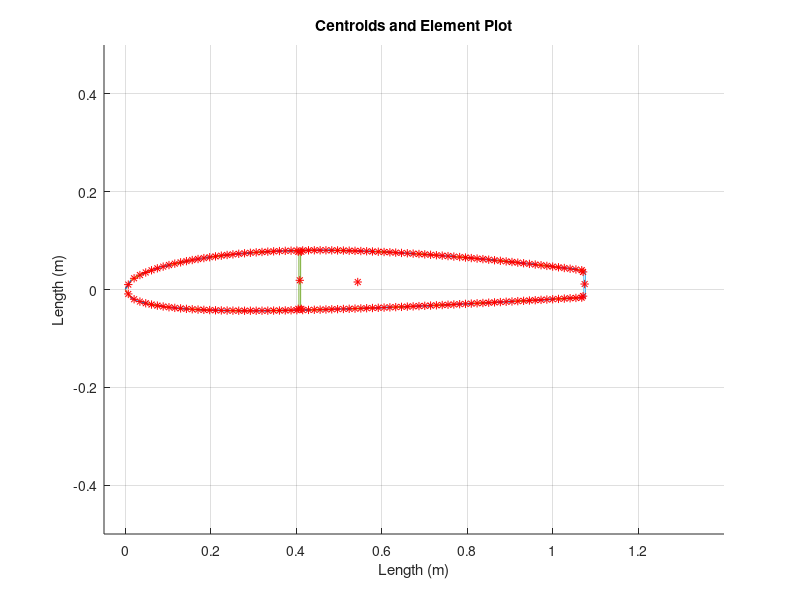

Write MATLAB code to recreate this figure. (Note: this script raises an error after producing the figure.)
%% MAE 154B Wing Design Structure Analysis
close all;
clear all;
clc;

%% Define Airfoil
x=linspace(0,1.346,100);
c=1.346;
t=.12;
m=2/100;
p=4/10;
pc=p*c;
yc=zeros(1,length(x));
yt=5*t*(.2969*sqrt(x/c)-.126*(x/c)-.3516*(x/c).^2+.2843*(x/c).^3-0.1015*(x/c).^4);

for i=1:length(x)
    if (x(i)<pc)
        yc(i)=m/p^2*(2*p*(x(i)/c)-(x(i)/c)^2);
    else
        yc(i)=m/(1-p)^2*((1-2*p)+2*p*(x(i)/c)-(x(i)/c)^2);
    end
end

Nytop=yc+yt;
Nybot=yc-yt;
scalefactor=1;
nx=scalefactor*x;
nytop=scalefactor*Nytop;
nybot=scalefactor*Nybot;
nx=nx(nx<=0.8*1.346);

% Plot Airfoil
% figure()
% hold on
% plot(scalefactor*nx,scalefactor*yc,'g')
% plot(scalefactor*nx,scalefactor*nytop,'b',scalefactor*nx,scalefactor*nybot,'b')
% xlim([-0.05,1.4])
% ylim([-0.5,0.5])
% xlabel('Length (m)')
% ylabel('Length (m)')
% grid on

%% Create Elements
% All Nodes for airfoil are in the inner side of the elements
skint=0.002;  % Skin thickness
% Create Airfoil Elements
Topel=struct('posX',nx,'posY',nytop,...
             'Length',zeros(length(nx),1),'Area',zeros(length(nx),1),...
             'cx',zeros(length(nx),1),'cy',zeros(length(nx),1),...
             'Ixx',zeros(length(nx),1),'Iyy',zeros(length(nx),1),...
             'Ixy',zeros(length(nx),1),...
             'xcoord',zeros(length(nx),5),'ycoord',zeros(length(nx),5));
Botel=struct('posX',nx,'posY',nybot,...
             'Length',zeros(length(nx),1),'Area',zeros(length(nx),1),...
             'cx',zeros(length(nx),1),'cy',zeros(length(nx),1),...
             'Ixx',zeros(length(nx),1),'Iyy',zeros(length(nx),1),...
             'Ixy',zeros(length(nx),1),...
             'xcoord',zeros(length(nx),5),'ycoord',zeros(length(nx),5));

% Calculate Aera and Centroid of Each Element, Plot Results
figure()
hold on
XiAiairf=0;
YiAiairf=0;
for i=1:length(nx)-1
   % Top elements
   Topel.xcoord(i,:)=[Topel.posX(i) Topel.posX(i)...
           Topel.posX(i+1) Topel.posX(i+1) Topel.posX(i)];
   Topel.ycoord(i,:)=[Topel.posY(i) Topel.posY(i)+skint ...
           Topel.posY(i+1)+skint Topel.posY(i+1) Topel.posY(i)];
   % Calculate Area
   Topel.Length(i)=sqrt((Topel.posX(i+1)-Topel.posX(i))^2+...
                 (Topel.posY(i+1)-Topel.posY(i))^2);
   Topel.Area(i)=skint*Topel.Length(i);
   % Calculate Element Centroid
   Topel.cx(i)=0.5*((Topel.xcoord(i,1)+Topel.xcoord(i,2))/2+...
                    (Topel.xcoord(i,3)+Topel.xcoord(i,4))/2);
   Topel.cy(i)=0.5*((Topel.ycoord(i,1)+Topel.ycoord(i,2))/2+...
                    (Topel.ycoord(i,3)+Topel.ycoord(i,4))/2);
   % Plot    
   plot(Topel.xcoord(i,:),Topel.ycoord(i,:))
   plot(Topel.cx(i), Topel.cy(i),'r*')
   
   % Bottom elements
   Botel.xcoord(i,:)=[Botel.posX(i) Botel.posX(i)...
           Botel.posX(i+1) Botel.posX(i+1) Botel.posX(i)];
   Botel.ycoord(i,:)=[Botel.posY(i)-skint Botel.posY(i) ...
           Botel.posY(i+1) Botel.posY(i+1)-skint Botel.posY(i)-skint];
   % Calculate Area
   Botel.Length(i)=sqrt((Botel.posX(i+1)-Botel.posX(i))^2+...
                 (Botel.posY(i+1)-Botel.posY(i))^2);
   Botel.Area(i)=skint*Botel.Length(i);
   % Calculate Element Centroid
   Botel.cx(i)=0.5*((Botel.xcoord(i,1)+Botel.xcoord(i,2))/2+...
                    (Botel.xcoord(i,3)+Botel.xcoord(i,4))/2);
   Botel.cy(i)=0.5*((Botel.ycoord(i,1)+Botel.ycoord(i,2))/2+...
                    (Botel.ycoord(i,3)+Botel.ycoord(i,4))/2);
   % Plot 
   plot(Botel.xcoord(i,:),Botel.ycoord(i,:))
   plot(Botel.cx(i), Botel.cy(i),'r*')
   
   XiAiairf=XiAiairf+Topel.cx(i)*Topel.Area(i)+Botel.cx(i)*Botel.Area(i);
   YiAiairf=YiAiairf+Topel.cy(i)*Topel.Area(i)+Botel.cy(i)*Botel.Area(i);
end
% Centroid of Airfoil
AirfoilArea=sum(Topel.Area(:,1))+sum(Botel.Area(:,1));
Cxaf=XiAiairf/AirfoilArea;
Cyaf=YiAiairf/AirfoilArea;

% Create Spars/Spar-Caps Elements
spart=0.004; % Spar thickness
sparcapt=0.002; % Spar cap size

% Spar Location
SparIndex=[find(nx>(0.3*1.346-0.005) & nx<(0.3*1.346+0.005)), length(nx)];
Spars=struct('posX',nx(SparIndex),...
             'posY',nybot(SparIndex),...
             'Length',zeros(length(SparIndex),1),...
             'Area',zeros(length(SparIndex),1),...
             'cx',zeros(length(SparIndex),1), ...
             'cy',zeros(length(SparIndex),1),...
             'Ixx',zeros(length(SparIndex),1),...
             'Iyy',zeros(length(SparIndex),1),...
             'Ixy',zeros(length(SparIndex),1),...
             'xcoord',zeros(length(SparIndex),5),...
             'ycoord',zeros(length(SparIndex),5));
         
XiAiSpar=0;
YiAiSpar=0;
for i=1:length(SparIndex)
   ind=SparIndex(i);
   Spars.xcoord(i,:)=[nx(ind)-spart/2 nx(ind)-spart/2 ...
                      nx(ind)+spart/2 nx(ind)+spart/2 ...
                      nx(ind)-spart/2];
   Spars.ycoord(i,:)=[nybot(ind) nytop(ind) ...
                      nytop(ind) nybot(ind) nybot(ind)];
   % Calculate Area
   Spars.Length(i)=(nytop(ind)-nybot(ind));
   Spars.Area(i)=spart*Spars.Length(i);
   % Calculate Element Centroid
   Spars.cx(i)=0.5*((Spars.xcoord(i,1)+Spars.xcoord(i,2))/2+...
                    (Spars.xcoord(i,3)+Spars.xcoord(i,4))/2);
   Spars.cy(i)=0.5*((Spars.ycoord(i,1)+Spars.ycoord(i,2))/2+...
                    (Spars.ycoord(i,3)+Spars.ycoord(i,4))/2);
   % Plot    
   plot(Spars.xcoord(i,:),Spars.ycoord(i,:))
   plot(Spars.cx(i), Spars.cy(i),'r*')
   
   XiAiSpar=XiAiSpar+Spars.cx(i)*Spars.Area(i);
   YiAiSpar=YiAiSpar+Spars.cy(i)*Spars.Area(i);
end
% Centroid of Spars
SparArea=sum(Spars.Area(:,1));
Cxspar=XiAiSpar/SparArea;
Cyspar=YiAiSpar/SparArea;

%Spar Caps
%Assume Spar caps are angle with equal length legs
SparCaps=struct('posX',transpose(Spars.xcoord(:,1:4)),...
                'posY',transpose(Spars.ycoord(:,1:4)),...
                'Area',zeros(6,1),...
                'cx',zeros(6,1), ...
                'cy',zeros(6,1),...
                'Ixx',zeros(6,1),...
                'Iyy',zeros(6,1),...
                'Ixy',zeros(6,1),...
                'xcoord',zeros(6,7),...
                'ycoord',zeros(6,7));  
b=2*sparcapt;
XiAisparcap=0;
YiAisparcap=0;
for i=1:6
    % Area of spar caps
    SparCaps.Area(i)=(2*b-sparcapt)*sparcapt;
    % centroids of spar caps
    if i==3||i==4
        SparCaps.cx(i)=SparCaps.posX(i)+(1/SparCaps.Area(i))*...
                       (sparcapt/2*(b^2+b*sparcapt-sparcapt^2));
    else
        SparCaps.cx(i)=SparCaps.posX(i)-(1/SparCaps.Area(i))*...
                        (sparcapt/2*(b^2+b*sparcapt-sparcapt^2));
    end
    
    if i==1||i==4||i==5
        SparCaps.cy(i)=SparCaps.posY(i)+(1/SparCaps.Area(i))*...
                       (sparcapt/2*(b^2+b*sparcapt-sparcapt^2));
    else
        SparCaps.cy(i)=SparCaps.posY(i)-(1/SparCaps.Area(i))*...
                        (sparcapt/2*(b^2+b*sparcapt-sparcapt^2));
    end
    % Moment of inertia
    SparCaps.Ixx(i)=(sparcapt/3)*(b*sparcapt^2+b^3-sparcapt^3)-...
                     SparCaps.Area(i)*(SparCaps.cy(i)-SparCaps.posY(i))^2;
    SparCaps.Iyy(i)=(sparcapt/3)*(b*sparcapt^2+b^3-sparcapt^3)-...
                     SparCaps.Area(i)*(SparCaps.cx(i)-SparCaps.posX(i))^2;
    SparCaps.Ixy(i)=(sparcapt^2/4)*(2*b^2-sparcapt^2)-SparCaps.Area(i)*...
                    (SparCaps.cy(i)-SparCaps.posY(i))*...
                    (SparCaps.cx(i)-SparCaps.posX(i));
                
    XiAisparcap=XiAisparcap+SparCaps.cx(i)*SparCaps.Area(i);
    YiAisparcap=YiAisparcap+SparCaps.cy(i)*SparCaps.Area(i);
    % Draw Spar Caps
    if i==3||i==4
        SparCaps.xcoord(i,:)=[SparCaps.posX(i) SparCaps.posX(i)+b...
                          SparCaps.posX(i)+b SparCaps.posX(i)+sparcapt...
                          SparCaps.posX(i)+sparcapt SparCaps.posX(i)...
                          SparCaps.posX(i)];
    else
        SparCaps.xcoord(i,:)=[SparCaps.posX(i) SparCaps.posX(i)-b...
                          SparCaps.posX(i)-b SparCaps.posX(i)-sparcapt...
                          SparCaps.posX(i)-sparcapt SparCaps.posX(i)...
                          SparCaps.posX(i)];
    end

    if i==1||i==4||i==5
        SparCaps.ycoord(i,:)=[SparCaps.posY(i), SparCaps.posY(i),...
                          SparCaps.posY(i)+sparcapt,...
                          SparCaps.posY(i)+sparcapt,...
                          SparCaps.posY(i)+b, SparCaps.posY(i)+b,...
                          SparCaps.posY(i)];
    else
        SparCaps.ycoord(i,:)=[SparCaps.posY(i) SparCaps.posY(i)...
                          SparCaps.posY(i)-sparcapt...
                          SparCaps.posY(i)-sparcapt...
                          SparCaps.posY(i)-b SparCaps.posY(i)-b...
                          SparCaps.posY(i)];
    end
    
    plot(SparCaps.xcoord(i,:),SparCaps.ycoord(i,:))
    plot(SparCaps.cx(i),SparCaps.cy(i),'r*')
end
% Centroid of SparCaps
SparCapArea=sum(SparCaps.Area(:,1));
Cxsparcap=XiAisparcap/SparCapArea;
Cysparcap=YiAisparcap/SparCapArea;

% Calculate Total Centroid
Cx=(XiAiairf+XiAiSpar+XiAisparcap)/(AirfoilArea+SparArea+SparCapArea);
Cy=(YiAiairf+YiAiSpar+YiAisparcap)/(AirfoilArea+SparArea+SparCapArea);

plot(Cx,Cy,'r*')
title('Centroids and Element Plot')
xlim([-0.05,1.4])
ylim([-0.5,0.5])
xlabel('Length (m)')
ylabel('Length (m)')
grid on
hold off

disp('The centroid is at')
disp([Cx,Cy])
%% Calculate Inertia

% For Airfoil Elements
for i=1:length(nx)-1
    %Top Element
    betatop=atan2(Topel.posY(i+1)-Topel.posY(i),...
                  Topel.posX(i+1)-Topel.posX(i));
    Topel.Ixx(i)=Topel.Length(i)^3*skint*(sin(betatop))^2/12+...
                 Topel.Area(i)*(Cy-Topel.cy(i))^2;
    Topel.Iyy(i)=Topel.Length(i)^3*skint*(cos(betatop))^2/12+...
                 Topel.Area(i)*(Cx-Topel.cx(i))^2;
    Topel.Ixy(i)=Topel.Length(i)^3*skint*sin(2*betatop)/24+...
                 Topel.Area(i)*(Cx-Topel.cx(i))*(Cy-Topel.cy(i));
    % Bottom Element
    betabot=atan2(Botel.posY(i+1)-Botel.posY(i),...
                  Botel.posX(i+1)-Botel.posX(i));
    Botel.Ixx(i)=Botel.Length(i)^3*skint*(sin(betabot))^2/12+...
                 Botel.Area(i)*(Cy-Botel.cy(i))^2;
    Botel.Iyy(i)=Botel.Length(i)^3*skint*(cos(betabot))^2/12+...
                 Botel.Area(i)*(Cx-Botel.cx(i))^2;
    Botel.Ixy(i)=Botel.Length(i)^3*skint*sin(2*betabot)/24+...
                 Botel.Area(i)*(Cx-Botel.cx(i))*(Cy-Botel.cy(i));
end

% Spars Elements
for i=1:length(SparIndex)
    Spars.Ixx(i)=spart*Spars.Length(i)^3/12+...
                 Spars.Area(i)*(Cy-Spars.cy(i))^2;
    Spars.Iyy(i)=spart^3*Spars.Length(i)/12+...
                 Spars.Area(i)*(Cx-Spars.cx(i))^2;
    Spars.Ixy(i)=Spars.Area(i)*(Cx-Spars.cx(i))*(Cy-Spars.cy(i));
end

Ixx=sum(Topel.Ixx(:))+sum(Botel.Ixx(:))+sum(Spars.Ixx(:))+...
        sum(SparCaps.Ixx(:));
Iyy=sum(Topel.Iyy(:))+sum(Botel.Iyy(:))+sum(Spars.Iyy(:))+...
        sum(SparCaps.Iyy(:));
Ixy=sum(Topel.Ixy(:))+sum(Botel.Ixy(:))+sum(Spars.Ixy(:))+...
        sum(SparCaps.Ixy(:));

format short e
disp('The Area Moment of Inertia are')
disp([Ixx Iyy Ixy])

%% Stress Analysis
% Constants
E=70*10^9;                      % Pa
g=9.8;                          % kg*m/s^2
rho_sea=1.225;                  % kg/m^3
rho_12k=rho_sea*.693;           % kg/m^3
Wingspan=5.6;                 % meters
WingArea=1.346*0.8*Wingspan;    % m^2 
Weight=910*g;                   % N(Max allowed)

% Set up
z=linspace(0,Wingspan,Wingspan*100);
Load=struct('Wy',ones(12,length(z)), 'TotWy',zeros(12,length(z)),...
            'Wx',ones(12,length(z)), 'TotWx',zeros(12,length(z)), ...
            'VWy',zeros(12,length(z)), 'MWy',zeros(12,length(z)),...
            'VWx',zeros(12,length(z)), 'MWx',zeros(12,length(z)),...
            'MM',zeros(12,length(z)), 'SigmaZ',zeros(12,length(z)));
        
% Critical Loads
% PHAA PLAA NHAA NLAA PosGust NegGust (then repeat at 12k)
Criticalpt={'PHAA','PosGust','PLAA','NLAA','NegGust','NHAA'};
Loadcases=vn_find_alpha();  

alpha=(Loadcases(:,1))';        % AoA in rad
Lift_coef=(Loadcases(:,2))';    % Lift Coeff.
Drag_coef=(Loadcases(:,3))';    % Drag Coeff.
CM_coef=(Loadcases(:,4))';      % Moment Coeff.
vel=(Loadcases(:,5))';          % Speed [m/s]
n=(Loadcases(:,6))';            % Load Factor


for LC=1:6   % Going through all load cases

% Calculate Lift Distribution
L = n(LC)*Weight*.5;   %Total lift on a wing (for a half span)
L_rec = L/Wingspan.*Load.Wy(LC,:);  %Rectangular lift distribution
L0 = 4*L/(pi*Wingspan);   %Elliptical lift dist. at centerline (x=0).
L_ellp = L0.*sqrt(1-(z./Wingspan).^2); %Elliptical lift distribution
LiftLoad=(L_rec+L_ellp)/2;    %Spanwise lift distribution (average of rec & ellp)


% Calculate Drag Distribution 
D = 0.5*rho_sea*WingArea*vel(LC)^2*Drag_coef(LC);
DragLoad = D/Wingspan.*Load.Wx(LC,:);      %Spanwise drag distribution
End_ind=round(0.8*length(DragLoad));
DragLoad(End_ind:end) = DragLoad(End_ind:end)*1.1; 
                                    %Add 10% step to 80% onward of span
                        
% Calculating Wy Wx
Load.Wy(LC,:)=LiftLoad*cos(alpha(LC))+DragLoad*sin(alpha(LC));
Load.Wx(LC,:)=-LiftLoad*sin(alpha(LC))+DragLoad*cos(alpha(LC));
WyZ=zeros(1,length(z));
WxZ=zeros(1,length(z));

% Total Lift and Drag
for ii=1:length(z)-1
    Load.TotWy(LC,ii+1)=Load.TotWy(LC,ii)+...
                   0.5*(Load.Wy(LC,ii)+Load.Wy(LC,ii+1))*(z(ii+1)-z(ii));
    WyZ(LC,ii)=0.5*(Load.Wy(LC,ii)+Load.Wy(LC,ii+1))*(z(ii+1)-z(ii))*...
             (z(ii)+(z(ii+1)-z(ii))/2);
    Load.TotWx(LC,ii+1)=Load.TotWx(LC,ii)+...
                   0.5*(Load.Wx(LC,ii)+Load.Wx(LC,ii+1))*(z(ii+1)-z(ii));
    WxZ(LC,ii)=0.5*(Load.Wx(LC,ii)+Load.Wx(LC,ii+1))*(z(ii+1)-z(ii))*...
             (z(ii)+(z(ii+1)-z(ii))/2);
end
Wyz=sum(WyZ(LC,:));
WyZeq=Wyz/Load.TotWy(LC,end);
Wxz=sum(WxZ(LC,:));
WxZeq=Wxz/Load.TotWx(LC,end);

% Calculate Shear and Moment
Load.VWy(LC,1)= -Load.TotWy(LC,end);
Load.MWy(LC,1)= Load.TotWy(LC,end)*WyZeq;
Load.VWx(LC,1)= -Load.TotWx(LC,end);
Load.MWx(LC,1)= Load.TotWx(LC,end)*WxZeq;
MWy=0;
MWx=0;

for k=2:length(z)
    % Shear/Moment from Lift
    Load.VWy(LC,k)=Load.VWy(LC,1)+Load.TotWy(LC,k);
    MWy=MWy+0.5*(Load.VWy(LC,k-1)+Load.VWy(LC,k))*(z(k)-z(k-1));
    Load.MWy(LC,k)=Load.MWy(LC,1)+MWy;
    
    % Shear/Moment from Drag
    Load.VWx(LC,k)=Load.VWx(LC,1)+Load.TotWx(LC,k);
    MWx=MWx+0.5*(Load.VWx(LC,k-1)+Load.VWx(LC,k))*(z(k)-z(k-1));
    Load.MWx(LC,k)=Load.MWx(LC,1)+MWx;
end

% Moment
CM=-0.007;

% Plot Wy
figure()
hold on
plot(z,zeros(1,length(z)),'k', 'Linewidth',3)
plot(z,Load.Wy(LC,:),'r')
hAx=plotyy(z,Load.VWy(LC,:),z,Load.MWy(LC,:));
legend('Beam','Applied Force','Shear','Moment')
title(['Wy and Resultant Shear and Moment at ',Criticalpt{LC}])
xlabel('Length (m)')
ylabel(hAx(1), 'Applied Force/Shear (N)')
ylabel(hAx(2), 'Moment (N-m)')
grid on
hold off
% Plot Wx
figure()
hold on
plot(z,zeros(1,length(z)),'k', 'Linewidth',3)
plot(z,Load.Wx(LC,:),'r')
hAx=plotyy(z,Load.VWx(LC,:),z,Load.MWx(LC,:));
legend('Beam','Applied Force','Shear','Moment')
title(['Wx and Resultant Shear and Moment at ',Criticalpt{LC}])
xlabel('Length (m)')
ylabel(hAx(1), 'Applied Force/Shear (N)')
ylabel(hAx(2), 'Moment (N-m)')
grid on
hold off

end     % End of for loop for load cases
%% Calculat Bending Stress and Deflection
K=1/(E*(Ixx*Iyy-Ixy^2));

% Finding Slope
udot=zeros(1,length(z));
vdot=zeros(1,length(z));
for i=2:length(z)
    dz=z(i)-z(i-1);
    udot(i)=udot(i-1)+(-Load.MWx(1,i)*Ixy+Load.MWy(1,i)*Ixx)*dz;
    vdot(i)=vdot(i-1)+(Load.MWx(1,i)*Iyy-Load.MWy(1,i)*Ixy)*dz;
end
udot=-K*udot;
vdot=-K*vdot;

% Finding Displacement
u=zeros(1,length(z));
v=zeros(1,length(z));
for i=2:length(z)
    dz=z(i)-z(i-1);
    u(i)=u(i-1)+udot(i)*dz;
    v(i)=v(i-1)+vdot(i)*dz;
end

%Plot Displacement
figure()
hold on
plot(z,udot)
plot(z,u,'r')
legend('Bending Slope','Deflection','Location','NorthWest')
title('Bending Slope and Deflection in X direction')
xlabel('Length (m)')
ylabel('Displacement (m)')
grid on
hold off

figure()
hold on
plot(z,vdot)
plot(z,v,'r')
legend('Bending Slope','Deflection','Location','NorthWest')
title('Bending Slope and Deflection in Y direction')
xlabel('Length (m)')
ylabel('Displacement (m)')
grid on
hold off

%% Direct Stress
% Load.SigmaZ(1,:)=(Load.MWx(1,10*i)*(Iyy*y-Ixy*(Topel.posX-Cx))+Load.MWy(1,10*i)*(Ixx*x-Ixy*(Topel.posY-Cy)))/(Ixx*Iyy-Ixy^2);





%% Shear Flow

% Validate using Ex 20.4





